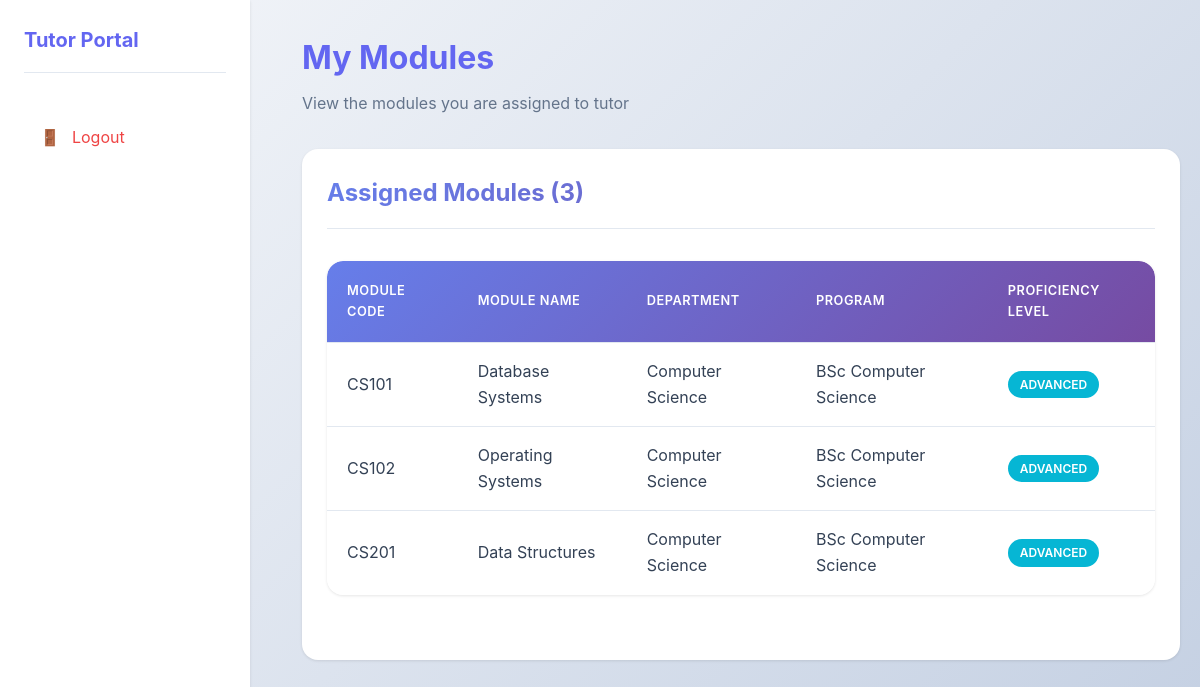
The page /tutor/modules.php (signed in) on the database its author committed.
### tables this page shows
CREATE TABLE tutor_modules (
    tutor_module_id INT AUTO_INCREMENT PRIMARY KEY,
    tutor_id INT NOT NULL,
    module_id INT NOT NULL,
    proficiency_level ENUM('beginner', 'intermediate', 'advanced') DEFAULT 'intermediate',
    created_at TIMESTAMP DEFAULT CURRENT_TIMESTAMP,
    FOREIGN KEY (tutor_id) REFERENCES tutors(tutor_id) ON DELETE CASCADE,
    FOREIGN KEY (module_id) REFERENCES modules(module_id) ON DELETE CASCADE,
    UNIQUE KEY unique_tutor_module (tutor_id, module_id)
);

CREATE TABLE modules (
    module_id INT AUTO_INCREMENT PRIMARY KEY,
    module_code VARCHAR(20) NOT NULL UNIQUE,
    module_name VARCHAR(100) NOT NULL,
    program_id INT NOT NULL,
    created_at TIMESTAMP DEFAULT CURRENT_TIMESTAMP,
    FOREIGN KEY (program_id) REFERENCES programs(program_id) ON DELETE CASCADE
);

CREATE TABLE departments (
    department_id INT AUTO_INCREMENT PRIMARY KEY,
    department_name VARCHAR(100) NOT NULL UNIQUE,
    description TEXT,
    admin_id INT,
    created_at TIMESTAMP DEFAULT CURRENT_TIMESTAMP,
    FOREIGN KEY (admin_id) REFERENCES admins(admin_id) ON DELETE SET NULL
);

CREATE TABLE programs (
    program_id INT AUTO_INCREMENT PRIMARY KEY,
    program_name VARCHAR(100) NOT NULL,
    department_id INT NOT NULL,
    created_at TIMESTAMP DEFAULT CURRENT_TIMESTAMP,
    FOREIGN KEY (department_id) REFERENCES departments(department_id) ON DELETE CASCADE
);

### tutor/modules.php (the view, shortened to what this page needs)
<?php
require_once '../config/database.php';
$tutor_id = getCurrentUserId();
$stmt = $pdo->prepare("
    SELECT tm.*, m.module_code, m.module_name, p.program_name, d.department_name
    FROM tutor_modules tm
    JOIN modules m ON tm.module_id = m.module_id
    JOIN programs p ON m.program_id = p.program_id
    JOIN departments d ON p.department_id = d.department_id
    WHERE tm.tutor_id = ?
    ORDER BY d.department_name, p.program_name, m.module_code
");
$stmt->execute([$tutor_id]);
$tutor_modules = $stmt->fetchAll();
?>
<!DOCTYPE html>
<html lang="en">
<head>
    <link rel="stylesheet" href="../assets/css/style.css">
</head>
<body>
    <div class="dashboard-layout">
        <?php include '../includes/sidebar.php'; ?>
        <div class="main-content">
            <div class="container-fluid">
                <div class="page-header">
                    <h1>My Modules</h1>
                    <p>View the modules you are assigned to tutor</p>
                </div>
                <div class="card">
                    <div class="card-header">
                        <h2>Assigned Modules (<?php echo count($tutor_modules); ?>)</h2>
                    </div>
                    <div class="card-body">
                        <?php if (empty($tutor_modules)): ?>
                            <p>You are not assigned to any modules yet. Please contact an administrator.</p>
                        <?php else: ?>
                            <div class="table-responsive">
                                <table>
                                    <thead>
                                        <tr>
                                            <th>Module Code</th>
                                            <th>Module Name</th>
                                            <th>Department</th>
                                            <th>Program</th>
                                            <th>Proficiency Level</th>
                                        </tr>
                                    </thead>
                                    <tbody>
                                        <?php foreach ($tutor_modules as $tm): ?>
                                        <tr>
                                            <td><?php echo htmlspecialchars($tm['module_code']); ?></td>
                                            <td><?php echo htmlspecialchars($tm['module_name']); ?></td>
                                            <td><?php echo htmlspecialchars($tm['department_name']); ?></td>
                                            <td><?php echo htmlspecialchars($tm['program_name']); ?></td>
                                            <td><span class="badge badge-info"><?php echo ucfirst($tm['proficiency_level']); ?></span></td>
                                        </tr>
                                        <?php endforeach; ?>
                                    </tbody>
                                </table>
                            </div>
                        <?php endif; ?>
                    </div>
                </div>
            </div>
        </div>
    </div>
</body>
</html>

### assets/css/style.css (style rules this page uses)
:root { --primary-color: #6366f1; --primary-dark: #4f46e5; --primary-light: #818cf8; --secondary-color: #8b5cf6; --success-color: #10b981; --danger-color: #ef4444; --warning-color: #f59e0b; --info-color: #06b6d4; --light-color: #f8fafc; --dark-color: #1e293b; --border-color: #e2e8f0; --text-color: #334155; --text-muted: #64748b; --white: #ffffff; --shadow: 0 1px 3px rgba(0, 0, 0, 0.1); --shadow-lg: 0 10px 25px rgba(0, 0, 0, 0.15); --shadow-xl: 0 20px 40px rgba(0, 0, 0, 0.2); --radius: 12px; --radius-lg: 16px; --gradient-primary: linear-gradient(135deg, #667eea 0%, #764ba2 100%); --gradient-secondary: linear-gradient(135deg, #f093fb 0%, #f5576c 100%); --gradient-success: linear-gradient(135deg, #4facfe 0%, #00f2fe 100%); }
* { margin: 0; padding: 0; box-sizing: border-box; }
body { font-family: -apple-system, BlinkMacSystemFont, 'Segoe UI', Roboto, 'Helvetica Neue', Arial, sans-serif; line-height: 1.6; color: var(--text-color); background: linear-gradient(135deg, #f5f7fa 0%, #c3cfe2 100%); min-height: 100vh; display: flex; flex-direction: column; }
html { scroll-behavior: smooth; }
.container-fluid { width: 100%; padding: 0 20px; }
.card { background: var(--white); border-radius: var(--radius-lg); box-shadow: var(--shadow); padding: 1.5rem; margin-bottom: 1.5rem; transition: all 0.3s ease; border: 1px solid transparent; }
.card-header { border-bottom: 1px solid var(--border-color); padding-bottom: 1rem; margin-bottom: 1rem; }
.card-header h2, .card-header h3 { background: var(--gradient-primary); -webkit-background-clip: text; -webkit-text-fill-color: transparent; background-clip: text; margin: 0; }
.card-body { padding: 1rem 0; }
.table-responsive { overflow-x: auto; margin-bottom: 1.5rem; border-radius: var(--radius-lg); box-shadow: var(--shadow); }
table { width: 100%; border-collapse: separate; border-spacing: 0; background-color: var(--white); border-radius: var(--radius-lg); overflow: hidden; }
table thead { background: var(--gradient-primary); color: var(--white); }
table th, table td { padding: 1rem 1.25rem; text-align: left; border-bottom: 1px solid var(--border-color); transition: background-color 0.3s ease; }
table th { font-weight: 600; text-transform: uppercase; font-size: 0.8rem; letter-spacing: 0.5px; padding: 1.25rem; }
table tbody tr { transition: all 0.3s ease; }
table tbody tr:last-child td { border-bottom: none; }
.badge { display: inline-block; padding: 0.25rem 0.75rem; border-radius: 9999px; font-size: 0.75rem; font-weight: 600; text-transform: uppercase; }
.badge-info { background-color: var(--info-color); color: var(--white); }
.dashboard-layout { display: grid; grid-template-columns: 250px 1fr; gap: 2rem; min-height: calc(100vh - 70px); }
.main-content { padding: 2rem 0; }
.page-header { margin-bottom: 2rem; }
.page-header h1 { color: var(--primary-color); margin-bottom: 0.5rem; }
.page-header p { color: var(--text-muted); }

### rows shown on the page
tutor_modules: module.module_code "CS101", module.module_name "Database Systems", departments.department_name "Computer Science", programs.program_name "BSc Computer Science", proficiency_level "ADVANCED"
tutor_modules: module.module_code "CS102", module.module_name "Operating Systems", departments.department_name "Computer Science", programs.program_name "BSc Computer Science", proficiency_level "ADVANCED"
tutor_modules: module.module_code "CS201", module.module_name "Data Structures", departments.department_name "Computer Science", programs.program_name "BSc Computer Science", proficiency_level "ADVANCED"

### other values the page prints
getCurrentUserRole() "Tutor"
count($tutor_modules) "3"
